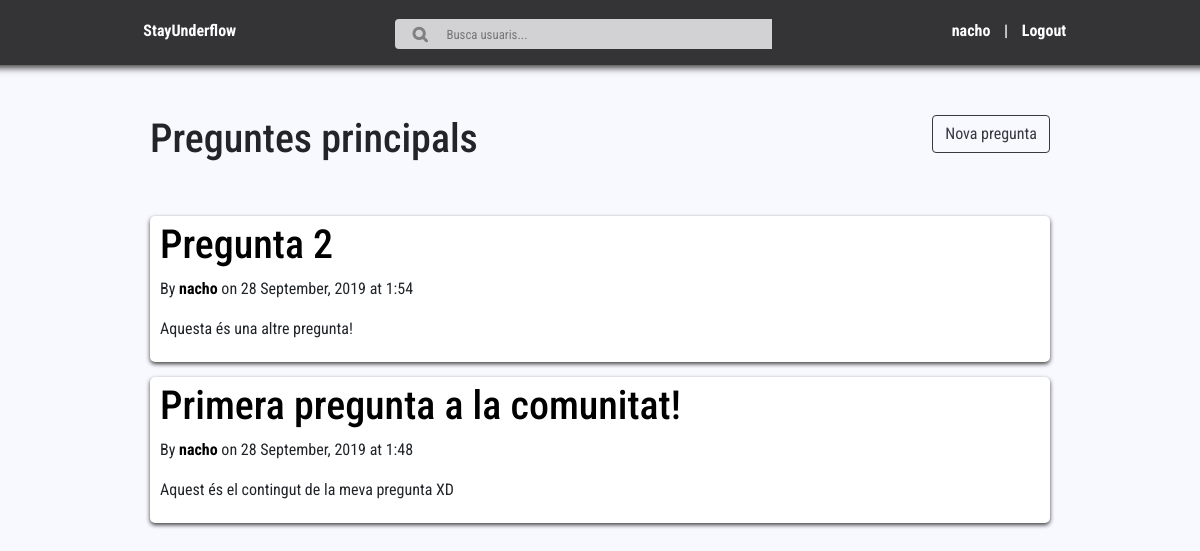
Screenshot of / (signed in) with the database file from the repository.
### StayUnderflow_WebApp/models.py (models this page shows, shortened)
class Post(models.Model):
    title = models.CharField(max_length=100)
    content = models.TextField()
    date_posted = models.DateTimeField(default=get_time_local()) # en el cas de no posar data es posa la data actual del sistema per defecte
    author = models.ForeignKey(User, on_delete= models.CASCADE) # quan s'elimina un usuari també s'eliminen els seus posts

### StayUnderflow_WebApp/views.py (the view)
# urls.py: url(r'^$', Stayunderflow.as_view(), name='stayunderflow'),
class Stayunderflow(ListView):
    model =  Post # classe que agafa per anar a buscar les dades
    template_name = 'stay_underflow/stayunderflow.html' #pagina web que utilitza per a carregar la view
    context_object_name = 'posts' # llista que utilitza (a la view) per ordenar
    ordering = ['-date_posted'] # ordena els posts de data més recent a menys

### templates/stay_underflow/stayunderflow.html (shortened to what this page needs)
<head>
</head>
{% extends 'stay_underflow/base.html' %}
{% block content %}
    {% if user.is_authenticated %}
    <h1 style="display:inline-block">Preguntes principals</h1>
    <div style="display:inline-block; float: right">
        <a class="btn btn-outline-dark" href="{% url 'new-post' %}">Nova pregunta</a>
    </div>
    <div style="margin-top: 5%">
        {% for post in posts %}
            <div class="content">
                <a href="{% url 'post-detail' post.id %}" style="color: black"><h1>{{ post.title }}</h1></a>
                <p> By <a href="{%url 'profile' post.author %}">{{ post.author }}</a> on {{ post.date_posted|date:"j F, Y"}} at {{ post.date_posted|date:"G:i" }}</p>
                <p>{{ post.content }}</p>
            </div>
        {% endfor %}
    </div>
    {% endif %}
{% endblock %}

### templates/stay_underflow/base.html (shortened to what this page needs)
{% load static %}
<html lang="en">
    <head>
        <link rel="stylesheet" href="https://maxcdn.bootstrapcdn.com/bootstrap/4.0.0/css/bootstrap.min.css">
        <link rel="stylesheet" href="https://cdnjs.cloudflare.com/ajax/libs/font-awesome/4.7.0/css/font-awesome.min.css">
        <link rel="stylesheet" type="text/css" href="{% static 'css/stayunderflow.css'%}">
        <link rel="stylesheet" type="text/css" href="{% static 'css/login.css'%}">
    </head>
    <body>
        <div class="row header">
            <div class="column">
                <a class="aHeader" href="{% url 'stayunderflow' %}">StayUnderflow</a>
            </div>
            <div class="column cerca">
                <form action="{% url 'users'%}" method="get">
                    <div class="input-group mb-3">
                      <div class="input-group-prepend">
                        <span class="input-group-text buttonCercaHeader" id="basic-addon1">
                            <button class="buttonCercaHeader" type="submit">
                                <a class="aHeader fa fa-search"></a>
                            </button>
                        </span>
                      </div>
                      <input class="inputCercaHeader" name="username" type="text" placeholder="Busca usuaris..." autocomplete="off"/>
                    </div>
                </form>
            </div>
            {% if not user.is_authenticated %}
                <div class="column">
                    <b><a class="aHeader" style="margin:5px" href="{%url 'login' %}"> Login </a></b>
                    <b style="margin:5px"> | </b>
                    <b><a class="aHeader" style="margin:5px" href="{%url 'register' %}"> Register </a></b>
                </div>
            {% else %}
                <div class="column">
                    <b><a class="aHeader" style="margin:5px" href="{%url 'profile' %}">{{ user }}</a></b>
                    <b style="margin:5px"> | </b>
                    <b><a class="aHeader" style="margin:5px" href="{%url 'logout' %}">Logout</a></b>
                </div>
            {% endif %}
        </div>
        <div class="mainContent">
            {% block content %}
            {% endblock %}
        </div>
    </body>
</html>

### StayUnderflow_WebApp/static/css/stayunderflow.css (style rules this page uses)
.header { background-color: rgba(0, 0, 0, 0.79); padding-top: 1.6%; color: white; -webkit-box-shadow: 0px 3px 7px 0px rgba(0,0,0,0.75); -moz-box-shadow: 0px 3px 7px 0px rgba(0,0,0,0.75); box-shadow: 0px 3px 7px 0px rgba(0,0,0,0.75); }
.inputCercaHeader { width: 80%; font-size: 160%; }
.inputCercaHeader, .buttonCercaHeader { color: grey; overflow: visible; background-color: #D2D2D4; border: none; }
.row:after { content: ""; display: table; clear: both; }
.column { float: left; width: 33.3%; text-align: center; }
.cerca { font-size: 0.5em; }
.mainContent { max-width: 75%; margin: 50px auto; }
a { color: black; text-decoration: none; font-weight: bold; }
.aHeader { color: white; text-decoration: none; font-weight: bold; }
.content { background-color: white; border-radius: 5px; padding: 5px; padding-left: 10px; margin-bottom: 15px; -webkit-box-shadow: 0px 2px 4px 0px rgba(0,0,0,0.75); -moz-box-shadow: 0px 2px 4px 0px rgba(0,0,0,0.75); box-shadow: 0px 2px 4px 0px rgba(0,0,0,0.75); }

### StayUnderflow_WebApp/static/css/login.css (style rules this page uses)
body { background-color: ghostwhite; font-family: 'Roboto Condensed', sans-serif; font-size: 1em; margin: 0; }

### rows the page displays
Post: title "Pregunta 2", author "nacho", date_posted "28 September, 2019", date_posted "1:54", content "Aquesta és una altre pregunta!"
Post: title "Primera pregunta a la comunitat!", author "nacho", date_posted "28 September, 2019", date_posted "1:48", content "Aquest és el contingut de la meva pregunta XD"

### other values shown
{{ user }} "nacho"
